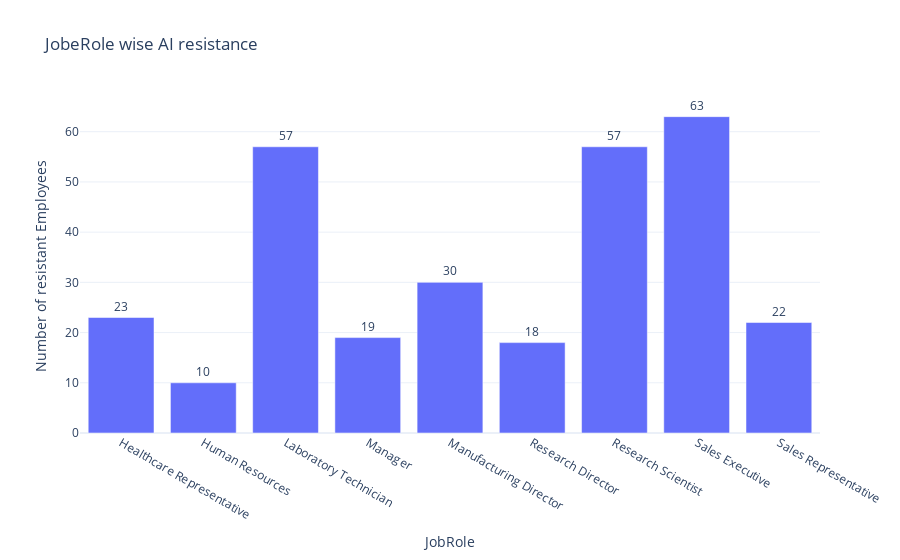

Source (notebook cell):
### Code cell
#Which workforce segments resist AI Adoption and how does this affect overall performance

#Filter only "Resistant"
df_resistant= df[df["AI_Adoption_Sentiment"] == "Resistant"]
#Group count department wise
dept_resistance = df_resistant.groupby("JobRole").size().reset_index(name="Resistance_Count")
fig = px.bar(
    dept_resistance,
    x= "JobRole",
    y= "Resistance_Count",
    title= "JobeRole wise AI resistance",
    text= "Resistance_Count"
)
fig.update_traces(textposition= "outside")
fig.update_layout(
    xaxis_title= "JobRole",
    yaxis_title= "Number of resistant Employees",
    plot_bgcolor= "white"
)
fig.show()

### Figure 1 — Plotly figure (JSON) as saved in the notebook; plotly's stock layout.template omitted (floating-point values rounded to 4 significant figures)
{"data": [{"hovertemplate": "JobRole=%{x}<br>Resistance_Count=%{text}<extra></extra>", "legendgroup": "", "marker": {"color": "#636efa", "pattern": {"shape": ""}}, "name": "", "orientation": "v", "showlegend": false, "text": [23.0, 10.0, 57.0, 19.0, 30.0, 18.0, 57.0, 63.0, 22.0], "textposition": "outside", "type": "bar", "x": ["Healthcare Representative", "Human Resources", "Laboratory Technician", "Manager", "Manufacturing Director", "Research Director", "Research Scientist", "Sales Executive", "Sales Representative"], "xaxis": "x", "y": [23, 10, 57, 19, 30, 18, 57, 63, 22], "yaxis": "y"}], "layout": {"barmode": "relative", "legend": {"tracegroupgap": 0}, "plot_bgcolor": "white", "title": {"text": "JobeRole wise AI resistance"}, "xaxis": {"anchor": "y", "domain": [0, 1], "title": {"text": "JobRole"}}, "yaxis": {"anchor": "x", "domain": [0, 1], "title": {"text": "Number of resistant Employees"}}}}
